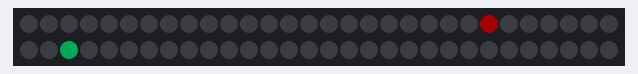
The sketch below on a simulated Arduino Uno, built with avr-gcc and run on an emulated ATmega328P. On the bench: 60 RGB LEDs in strip order, left to right, continuing on the next row. Dim RGB values are drawn brighter than linear; the strip is taken to match the declared colour order; random numbers use the default seed unless the sketch sets one.

Above: at 0.59 s.
At 3.5 s:
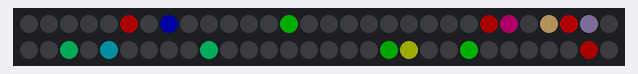
At 10.5 s:
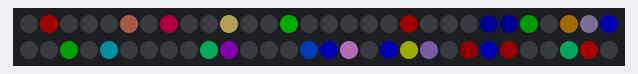
At 18.2 s:
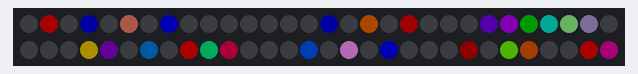
At 27.5 s:
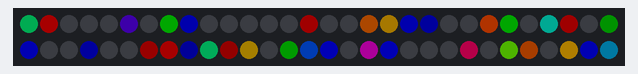
At 38.4 s:
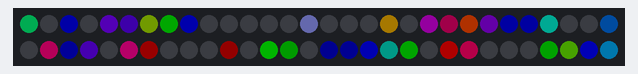

The sketch:

NeoPixel_ChristmasLights.ino
```cpp
/*
  "Christmas Tree Lights"
  JormaSnow--2015-12-05

  Free to use with or without attibution--there isn't anything special here.

  I'm not much of a Christmas person really, but some friends comissioned
  me to design and make a decoration. The easiest part of this is was festive
  Arduino-controlled lights--thanks to the wonderful Adafruit NeoPixel library.

  The operation is simple:

  A switch statement is used to select any combination of R, G & B based on a
  simple random() function. There is an approximately equal chance for any
  combination of R, G & B, based on the "fairness" of random().

  The ratio between how many LEDs are on or off is determined by the likelyhood
  of hitting the default case in the switch statement, which turns an LED off.
  Selecting the default case is determined by the range of the random() function
  that falls outside of the cases which select combinations of R, G & B values.

  changeColor() is then called on a random() LED between 0 and the max number of
  LEDs on the strand (LED_COUNT below).

  changeColor is also fed random values for each of the channels that it is
  going to change, gets the current value of all channels and loops to
  increment or decrement the current value toward the new value until new and
  current values are equal.

  There are "parameters" near the top of the code in the #defines which adjust
  some values to change brightness, speed, etc. without tweaking the logic.

  It is important to ensure that the number of LEDs and the data pin are
  correct. The other defaults should work without adjustment.

  Requires the Adafruit NeoPixel library.
  https://github.com/adafruit/Adafruit_NeoPixel

  Compiled and run on AdaFruit Trinket 8MHz using Arduino 1.6.6, USBtinyISP

  Tested with 60 Breadboardable WS2812 LEDs from SparkFun--should work with
  any of the many flavors of WS2812 LED.
*/

#include <Adafruit_NeoPixel.h>

// IMPORTANT control pin and LED count need to match the physical circuit in order for the code to work correctly

#define PIXEL_PIN 0  // the NeoPixel control pin
#define LED_COUNT 60 // the total number of LEDs on the string--NeoPixel contructor argument

// PARAMETERS--these values may be varied to adjust the operation of the LEDs
#define VMAX       65   // the maximum value that can be sent to any one of the RGB channels--255 is the upper limit
#define VMIN       15   // the minimum non-zero value that can be sent to any one of the RGB channels
#define SLOW       1500 // slows down the transition between values when changing LED RGB values in microseconds
#define SWITCH_MAX 13   // the max value for the switch statement--should be >7. See comment below
#define SWITCH_MIN 1    // the minimum for the switch statement--should be 1. See comment below

/*
  --------------------------SWITCH_MIN and SWITCH_MAX--------------------------
  The main switch function below choses which RGB channels to change using
  random(SWITCH_MIN, SWITCH_MAX). Values 1 through 7 (see constants below)
  select combination of channels to change. values outside that range will hit
  the switch default case and turn the LED off.
  Therefor a SWITCH_MIN > 1 or SWITCH_MAX < 8 will omit cases.
  SWITCH_MIN 1 and SWITCH_MAX 8 would mean that the default case should never
  get called; The greater the value of SWITCH_MAX above 8 determines a greater
  probability of the default case gettign hit.
  With SWITCH_MIN at 1 the ratio of the probability of an LED being turned off
  is approximately (SWITCH_MAX-7)/7:1
*/

// constants for the switch statement
#define RED            1
#define GREEN          2
#define RED_AND_GREEN  3
#define BLUE           4
#define RED_AND_BLUE   5
#define GREEN_AND_BLUE 6
#define RGB            7

// Create an instance of the Adafruit_NeoPixel class called "leds"
Adafruit_NeoPixel leds = Adafruit_NeoPixel(LED_COUNT, PIXEL_PIN, NEO_RGB + NEO_KHZ800);

void setup() {
  pinMode(PIXEL_PIN, OUTPUT);
  leds.begin();
  leds.show(); //clears the leds
}

void loop() {
  // switches on the range of values representing: Red(1), Green(2) and Blue(4) and their sums
  // to determin the new color of a random LED. Values greater than 7 represent BLACK and are
  // handled by the default condition, allowing for the possiblity for an approzimate percentage
  // of leds to be black at any time.
  switch (random(SWITCH_MIN, SWITCH_MAX)) {
    case RED: // sends random value to the red led and 0 to others
      changeColor(random(LED_COUNT), (uint8_t)random(VMIN, VMAX), 0x00, 0x00);
      break;
    case GREEN:// sends random value to the green led and 0 to others
      changeColor(random(LED_COUNT), 0x00, (uint8_t)random(VMIN, VMAX), 0x00);
      break;
    case RED_AND_GREEN: // sends random value to the red and green leds and 0 to blue
      changeColor(random(LED_COUNT), (uint8_t)random(VMIN, VMAX), (uint8_t)random(VMIN, VMAX), 0x00);
      break;
    case BLUE: // sends random value to the blue led and 0 to others
      changeColor(random(LED_COUNT), 0x00, 0x00, (uint8_t)random(VMIN, VMAX));
      break;
    case RED_AND_BLUE: // sends random value to the red and blue leds and 0 to green
      changeColor(random(LED_COUNT), (uint8_t)random(VMIN, VMAX), 0x00, (uint8_t)random(VMIN, VMAX));
      break;
    case GREEN_AND_BLUE: // sends random value to the green and blue leds and 0 to red
      changeColor(random(LED_COUNT), 0x00, (uint8_t)random(VMIN, VMAX), (uint8_t)random(VMIN, VMAX));
      break;
    case RGB: // sends random value to the each of the leds
      changeColor(random(LED_COUNT), (uint8_t)random(VMIN, VMAX), (uint8_t)random(VMIN, VMAX), (uint8_t)random(VMIN, VMAX));
      break;
    default:
      changeColor(random(LED_COUNT), 0x00, 0x00, 0x00);
      break;
  }
}

void changeColor(long led, uint8_t newR, uint8_t newG, uint8_t newB) {
  //capture the current state of the led
  uint8_t currentR = (leds.getPixelColor(led) >> 16);
  uint8_t currentG = (leds.getPixelColor(led) >>  8);
  uint8_t currentB = (leds.getPixelColor(led)      );

  boolean changing = true;
  while (changing) {
    changing = false;
    if (currentR < newR) {
      currentR++;
      leds.setPixelColor(led, currentR, currentG, currentB);
      changing = true;
    } else if (currentR > newR) {
      currentR--;
      leds.setPixelColor(led, currentR, currentG, currentB);
      changing = true;
    }

    if (currentG < newG) {
      currentG++;
      leds.setPixelColor(led, currentR, currentG, currentB);
      changing = true;
    } else if (currentG > newG) {
      currentG--;
      leds.setPixelColor(led, currentR, currentG, currentB);
      changing = true;
    }

    if (currentB < newB) {
      currentB++;
      leds.setPixelColor(led, currentR, currentG, currentB);
      changing = true;
    } else if (currentB > newB) {
      currentB--;
      leds.setPixelColor(led, currentR, currentG, currentB);
      changing = true;
    }
  leds.show();
  delayMicroseconds(SLOW); // pauses breifly to slow the overall transition
  }
}
```
